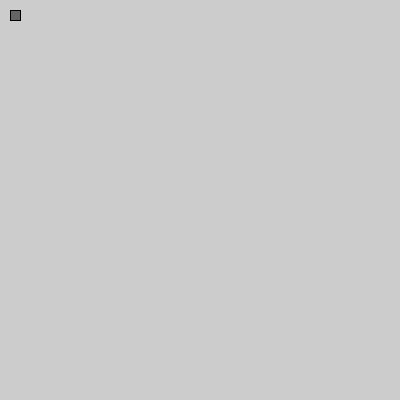
Frame 1 (no input)
Frame 60 (the mouse pressed at the canvas centre just before this capture): identical to frame 1, image omitted
Frame 120 (the mouse held since frame 60 and released just before this capture): identical to frame 1, image omitted

The Processing sketch that drew this single still picture (run headless with seeded random() and noise(); from frame 60 on, the mouse is pressed at the canvas centre):

// Processing sketch: TestTweak
// ── TestTweak.pde



void setup() {
}

void settings() {
  size(400, 400);
}

void draw() {

  fill(100, 100, 100);

  rect(10, 10, 10, 10);
}
